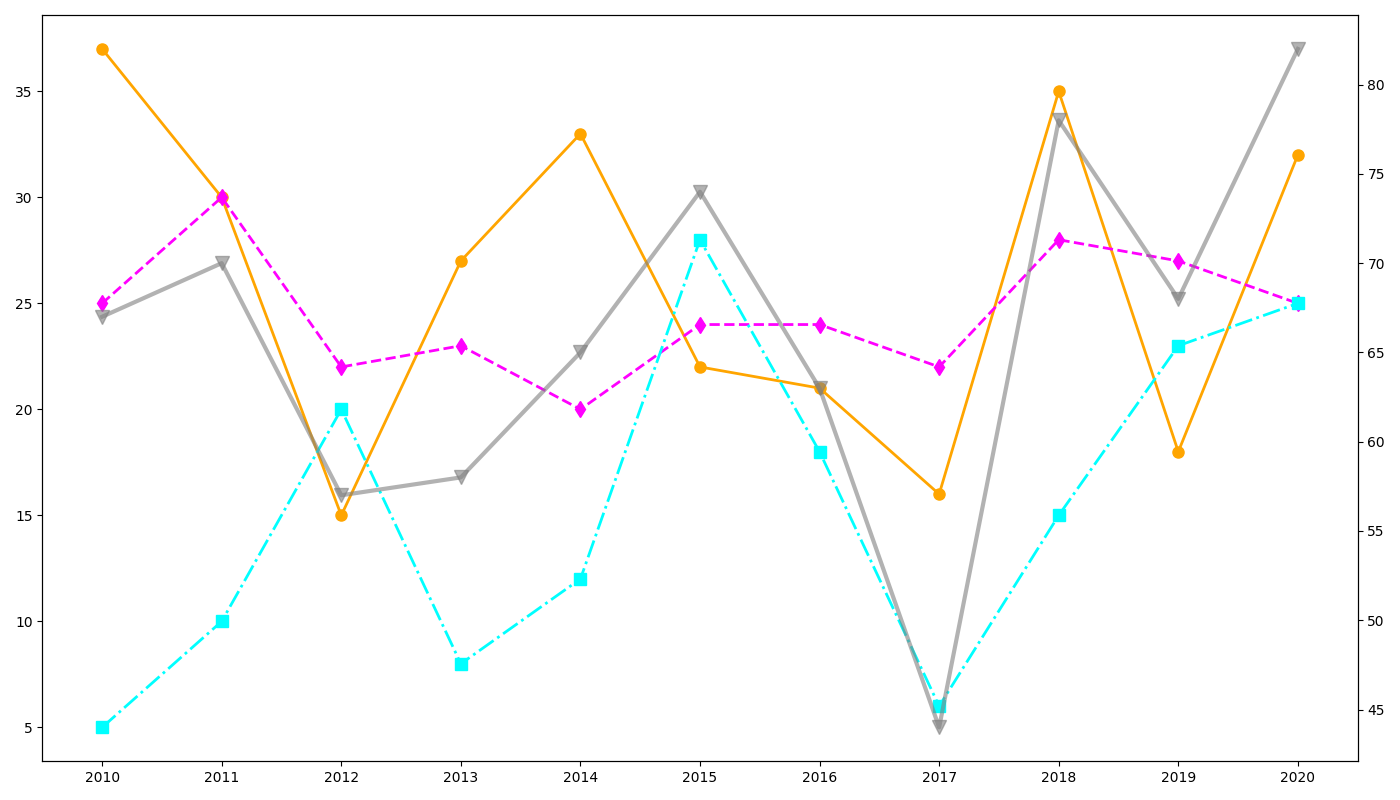

Write Python code to recreate this figure.
import matplotlib.pyplot as plt
import numpy as np

years = np.arange(2010, 2021)
usa_missions = np.array([37, 30, 15, 27, 33, 22, 21, 16, 35, 18, 32])
russia_missions = np.array([25, 30, 22, 23, 20, 24, 24, 22, 28, 27, 25])
china_missions = np.array([5, 10, 20, 8, 12, 28, 18, 6, 15, 23, 25])

total_missions = usa_missions + russia_missions + china_missions

fig, ax1 = plt.subplots(figsize=(14, 8))

ax1.plot(years, usa_missions, marker='o', linestyle='-', color='orange', linewidth=2, markersize=8)
ax1.plot(years, russia_missions, marker='d', linestyle='--', color='magenta', linewidth=2, markersize=8)
ax1.plot(years, china_missions, marker='s', linestyle='-.', color='cyan', linewidth=2, markersize=8)

ax2 = ax1.twinx()
ax2.plot(years, total_missions, color='gray', linestyle='-', marker='v', linewidth=3, markersize=10, alpha=0.6)

ax1.set_xticks(years)

plt.tight_layout()

plt.show()
